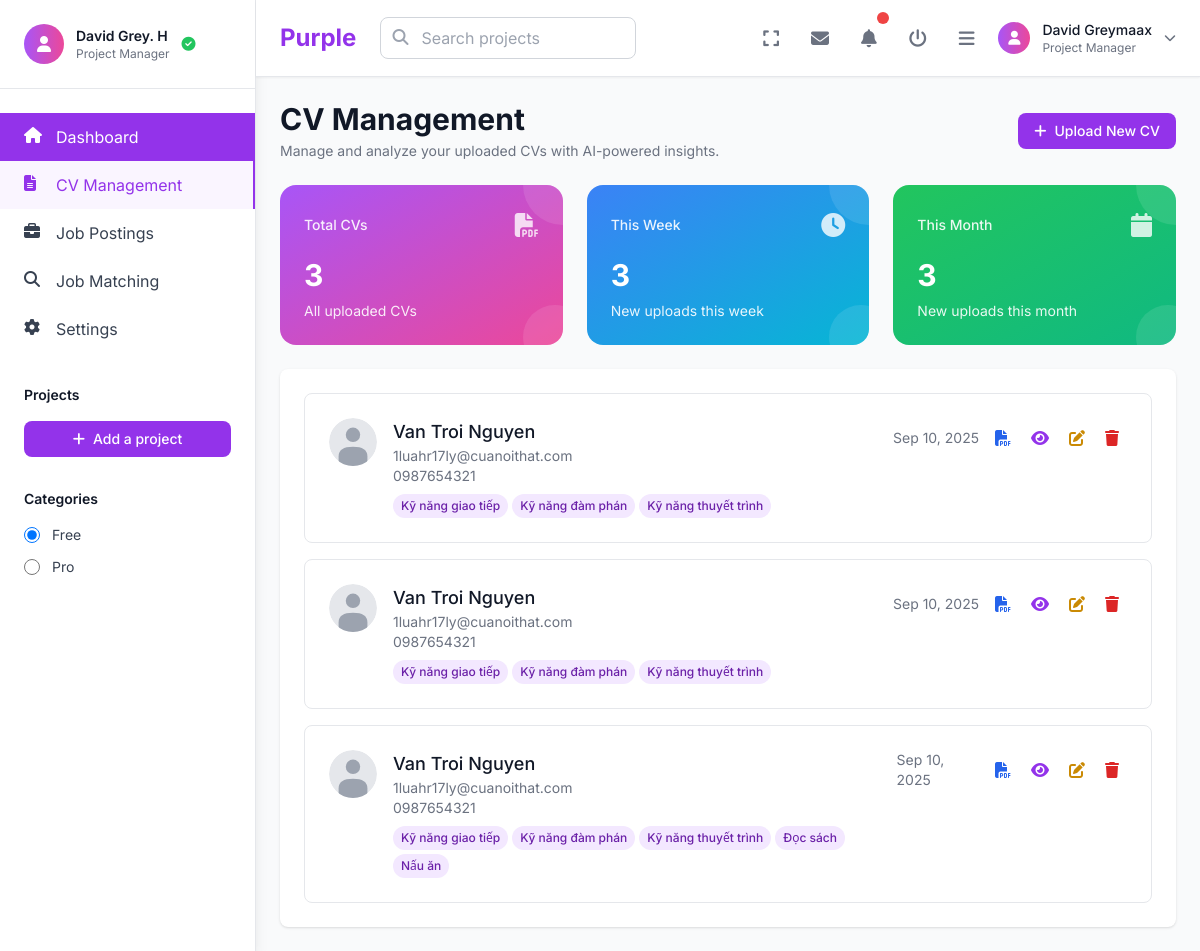
/cvs (signed in), run on the app's committed database.
### app.py (models this page shows)
class CV(db.Model):
    id = db.Column(db.Integer, primary_key=True)
    name = db.Column(db.String(100), nullable=False)
    email = db.Column(db.String(120))
    phone = db.Column(db.String(20))
    address = db.Column(db.Text)
    education = db.Column(db.Text)
    experience = db.Column(db.Text)
    skills = db.Column(db.Text)
    file_path = db.Column(db.String(200))
    avatar = db.Column(db.String(200))
    user_id = db.Column(db.Integer, db.ForeignKey('user.id'), nullable=True)
    created_at = db.Column(db.DateTime, default=lambda: datetime.now(timezone.utc))
    updated_at = db.Column(db.DateTime, default=lambda: datetime.now(timezone.utc), onupdate=lambda: datetime.now(timezone.utc))

### app.py (the view, shortened to what this page needs)
@app.route('/cvs')
@login_required
def cvs_index():
    page = request.args.get('page', 1, type=int)
    now = datetime.now(timezone.utc)
    week_start = now - timedelta(days=now.weekday())
    month_start = now.replace(day=1, hour=0, minute=0, second=0, microsecond=0)
    if current_user.is_admin:
        cvs = CV.query.order_by(CV.created_at.desc()).paginate(
            page=page, per_page=10, error_out=False
        )
        this_week_cvs = CV.query.filter(CV.created_at >= week_start).count()
        this_month_cvs = CV.query.filter(CV.created_at >= month_start).count()
    return render_template('cvs/index.html',
                         cvs=cvs,
                         this_week_cvs=this_week_cvs,
                         this_month_cvs=this_month_cvs)

### templates/cvs/index.html (shortened to what this page needs)
{% extends "layouts/base.html" %}
{% block content %}
<div class="space-y-6">
    <div class="md:flex md:items-center md:justify-between">
        <div class="flex-1 min-w-0">
            <h2 class="text-2xl font-bold leading-7 text-gray-900 sm:text-3xl sm:truncate">
                CV Management
            </h2>
            <p class="mt-1 text-sm text-gray-500">
                Manage and analyze your uploaded CVs with AI-powered insights.
            </p>
        </div>
        <div class="mt-4 flex md:mt-0 md:ml-4">
            <a href="{{ url_for('cvs_create') }}" class="bg-primary-600 hover:bg-primary-700 text-white px-4 py-2 rounded-lg text-sm font-medium transition-colors">
                <i class="fas fa-plus mr-2"></i>Upload New CV
            </a>
        </div>
    </div>
    <div class="grid grid-cols-1 gap-6 sm:grid-cols-3">
        <div class="relative overflow-hidden rounded-2xl p-6 bg-gradient-to-br from-purple-500 to-pink-500 text-white hover-lift">
            <div class="absolute top-0 right-0 w-20 h-20 bg-white bg-opacity-10 rounded-full -mr-10 -mt-10"></div>
            <div class="absolute bottom-0 right-0 w-16 h-16 bg-white bg-opacity-10 rounded-full -mr-6 -mb-6"></div>
            <div class="relative z-10">
                <div class="flex items-center justify-between mb-4">
                    <h3 class="text-sm font-medium text-white text-opacity-90">Total CVs</h3>
                    <i class="fas fa-file-pdf text-2xl text-white text-opacity-80"></i>
                </div>
                <div class="text-3xl font-bold text-white mb-2">{{ cvs.total }}</div>
                <div class="text-sm text-white text-opacity-90">
                    All uploaded CVs
                </div>
            </div>
        </div>
        <div class="relative overflow-hidden rounded-2xl p-6 bg-gradient-to-br from-blue-500 to-cyan-500 text-white hover-lift">
            <div class="absolute top-0 right-0 w-20 h-20 bg-white bg-opacity-10 rounded-full -mr-10 -mt-10"></div>
            <div class="absolute bottom-0 right-0 w-16 h-16 bg-white bg-opacity-10 rounded-full -mr-6 -mb-6"></div>
            <div class="relative z-10">
                <div class="flex items-center justify-between mb-4">
                    <h3 class="text-sm font-medium text-white text-opacity-90">This Week</h3>
                    <i class="fas fa-clock text-2xl text-white text-opacity-80"></i>
                </div>
                <div class="text-3xl font-bold text-white mb-2">{{ this_week_cvs }}</div>
                <div class="text-sm text-white text-opacity-90">
                    New uploads this week
                </div>
            </div>
        </div>
        <div class="relative overflow-hidden rounded-2xl p-6 bg-gradient-to-br from-green-500 to-emerald-500 text-white hover-lift">
            <div class="absolute top-0 right-0 w-20 h-20 bg-white bg-opacity-10 rounded-full -mr-10 -mt-10"></div>
            <div class="absolute bottom-0 right-0 w-16 h-16 bg-white bg-opacity-10 rounded-full -mr-6 -mb-6"></div>
            <div class="relative z-10">
                <div class="flex items-center justify-between mb-4">
                    <h3 class="text-sm font-medium text-white text-opacity-90">This Month</h3>
                    <i class="fas fa-calendar text-2xl text-white text-opacity-80"></i>
                </div>
                <div class="text-3xl font-bold text-white mb-2">{{ this_month_cvs }}</div>
                <div class="text-sm text-white text-opacity-90">
                    New uploads this month
                </div>
            </div>
        </div>
    </div>
    <div class="bg-white shadow rounded-lg">
        <div class="px-4 py-5 sm:p-6">
            {% if cvs %}
                <div class="space-y-4">
                    {% for cv in cvs %}
                    <div class="border border-gray-200 rounded-lg p-6 hover:shadow-md transition-shadow">
                        <div class="flex items-start justify-between">
                            <div class="flex items-start space-x-4">
                                <div class="flex-shrink-0">
                                    <img class="h-12 w-12 rounded-full" src="{{ url_for('static', filename='default-avatar.svg') }}" alt="{{ cv.name }}">
                                </div>
                                <div class="flex-1 min-w-0">
                                    <h3 class="text-lg font-medium text-gray-900">{{ cv.name or 'Unknown' }}</h3>
                                    <p class="text-sm text-gray-500">{{ cv.email or 'No email provided' }}</p>
                                    {% if cv.phone %}
                                        <p class="text-sm text-gray-500">{{ cv.phone }}</p>
                                    {% endif %}
                                    {% if cv.skills %}
                                        <div class="mt-2">
                                            <div class="flex flex-wrap gap-1">
                                                {% for skill in cv.skills.split(',')[:5] %}
                                                    <span class="inline-flex items-center px-2 py-1 rounded-full text-xs font-medium bg-primary-100 text-primary-800">
                                                        {{ skill.strip() }}
                                                    </span>
                                                {% endfor %}
                                            </div>
                                        </div>
                                    {% endif %}
                                </div>
                            </div>
                            <div class="flex items-center space-x-2">
                                <span class="text-sm text-gray-500">
                                    {{ cv.created_at.strftime('%b %d, %Y') }}
                                </span>
                                <div class="flex space-x-1">
                                    <a href="{{ url_for('cvs_view_pdf', cv_id=cv.id) }}"
                                       class="text-blue-600 hover:text-blue-900 p-2 rounded-lg hover:bg-blue-50 transition-colors"
                                       title="View PDF" target="_blank">
                                        <i class="fas fa-file-pdf"></i>
                                    </a>
                                    <a href="{{ url_for('cvs_show', cv_id=cv.id) }}"
                                       class="text-primary-600 hover:text-primary-900 p-2 rounded-lg hover:bg-primary-50 transition-colors"
                                       title="View Details">
                                        <i class="fas fa-eye"></i>
                                    </a>
                                    <a href="{{ url_for('cvs_edit', cv_id=cv.id) }}"
                                       class="text-yellow-600 hover:text-yellow-900 p-2 rounded-lg hover:bg-yellow-50 transition-colors"
                                       title="Edit">
                                        <i class="fas fa-edit"></i>
                                    </a>
                                    <a href="{{ url_for('cvs_delete', cv_id=cv.id) }}"
                                       class="text-red-600 hover:text-red-900 p-2 rounded-lg hover:bg-red-50 transition-colors"
                                       title="Delete"
                                       onclick="return confirm('Are you sure you want to delete this CV?')">
                                        <i class="fas fa-trash"></i>
                                    </a>
                                </div>
                            </div>
                        </div>
                    </div>
                    {% endfor %}
                </div>
            {% endif %}
        </div>
    </div>
</div>
{% endblock %}

### templates/layouts/base.html (shortened to what this page needs)
<!DOCTYPE html>
<html lang="en">
<head>
    <script src="https://cdn.tailwindcss.com"></script>
    <link rel="stylesheet" href="https://cdnjs.cloudflare.com/ajax/libs/font-awesome/6.4.0/css/all.min.css">
</head>
<body class="bg-gray-50 font-sans">
    <div class="min-h-screen flex">
        <div class="w-64 bg-white shadow-lg border-r border-gray-200">
            <div class="p-6 border-b border-gray-200">
                <div class="flex items-center space-x-3">
                    <div class="w-10 h-10 bg-gradient-to-r from-purple-500 to-pink-500 rounded-full flex items-center justify-center">
                        <i class="fas fa-user text-white"></i>
                    </div>
                    <div>
                        <h3 class="text-sm font-semibold text-gray-900">David Grey. H</h3>
                        <p class="text-xs text-gray-500">Project Manager</p>
                    </div>
                    <i class="fas fa-check-circle text-green-500 text-sm"></i>
                </div>
            </div>
            <nav class="mt-6">
                <a href="{{ url_for('dashboard') }}" class="flex items-center px-6 py-3 text-white bg-purple-600 hover:bg-purple-700 transition-colors duration-200 {{ 'bg-purple-600 text-white' if request.endpoint == 'dashboard' else 'text-gray-700 hover:bg-gray-50 hover:text-purple-600' }}">
                    <i class="fas fa-home w-5 h-5 mr-3"></i>
                    Dashboard
                </a>
                <a href="{{ url_for('cvs_index') }}" class="flex items-center px-6 py-3 text-gray-700 hover:bg-gray-50 hover:text-purple-600 transition-colors duration-200 {{ 'bg-purple-50 text-purple-600 border-r-2 border-purple-600' if request.endpoint and 'cvs' in request.endpoint else '' }}">
                    <i class="fas fa-file-alt w-5 h-5 mr-3"></i>
                    CV Management
                </a>
                <a href="{{ url_for('jobs_index') }}" class="flex items-center px-6 py-3 text-gray-700 hover:bg-gray-50 hover:text-purple-600 transition-colors duration-200 {{ 'bg-purple-50 text-purple-600 border-r-2 border-purple-600' if request.endpoint and 'jobs' in request.endpoint else '' }}">
                    <i class="fas fa-briefcase w-5 h-5 mr-3"></i>
                    Job Postings
                </a>
                <a href="{{ url_for('matching') }}" class="flex items-center px-6 py-3 text-gray-700 hover:bg-gray-50 hover:text-purple-600 transition-colors duration-200 {{ 'bg-purple-50 text-purple-600 border-r-2 border-purple-600' if request.endpoint == 'matching' else '' }}">
                    <i class="fas fa-search w-5 h-5 mr-3"></i>
                    Job Matching
                </a>
                <a href="{{ url_for('settings') }}" class="flex items-center px-6 py-3 text-gray-700 hover:bg-gray-50 hover:text-purple-600 transition-colors duration-200 {{ 'bg-purple-50 text-purple-600 border-r-2 border-purple-600' if request.endpoint == 'settings' else '' }}">
                    <i class="fas fa-cog w-5 h-5 mr-3"></i>
                    Settings
                </a>
            </nav>
            <div class="mt-8 px-6">
                <h4 class="text-sm font-semibold text-gray-900 mb-4">Projects</h4>
                <button class="w-full bg-purple-600 hover:bg-purple-700 text-white py-2 px-4 rounded-lg flex items-center justify-center space-x-2 transition-colors duration-200">
                    <i class="fas fa-plus text-sm"></i>
                    <span class="text-sm font-medium">Add a project</span>
                </button>
            </div>
            <div class="mt-8 px-6">
                <h4 class="text-sm font-semibold text-gray-900 mb-4">Categories</h4>
                <div class="space-y-3">
                    <label class="flex items-center space-x-3 cursor-pointer">
                        <input type="radio" name="category" value="free" class="w-4 h-4 text-purple-600 border-gray-300 focus:ring-purple-500" checked>
                        <span class="text-sm text-gray-700">Free</span>
                    </label>
                    <label class="flex items-center space-x-3 cursor-pointer">
                        <input type="radio" name="category" value="pro" class="w-4 h-4 text-purple-600 border-gray-300 focus:ring-purple-500">
                        <span class="text-sm text-gray-700">Pro</span>
                    </label>
                </div>
            </div>
        </div>
        <div class="flex-1 flex flex-col">
            <header class="bg-white shadow-sm border-b border-gray-200 px-6 py-4">
                <div class="flex items-center justify-between">
                    <div class="flex items-center space-x-6">
                        <h1 class="text-2xl font-bold text-purple-600">Purple</h1>
                        <div class="relative">
                            <input type="text" placeholder="Search projects"
                                   class="w-64 pl-10 pr-4 py-2 border border-gray-300 rounded-lg focus:ring-2 focus:ring-purple-500 focus:border-transparent">
                            <i class="fas fa-search absolute left-3 top-3 text-gray-400"></i>
                        </div>
                    </div>
                    <div class="flex items-center space-x-4">
                        <button class="p-2 text-gray-500 hover:text-gray-700 hover:bg-gray-100 rounded-lg">
                            <i class="fas fa-expand text-lg"></i>
                        </button>
                        <button class="p-2 text-gray-500 hover:text-gray-700 hover:bg-gray-100 rounded-lg">
                            <i class="fas fa-envelope text-lg"></i>
                        </button>
                        <button class="p-2 text-gray-500 hover:text-gray-700 hover:bg-gray-100 rounded-lg relative">
                            <i class="fas fa-bell text-lg"></i>
                            <span class="absolute -top-1 -right-1 w-3 h-3 bg-red-500 rounded-full"></span>
                        </button>
                        <button class="p-2 text-gray-500 hover:text-gray-700 hover:bg-gray-100 rounded-lg">
                            <i class="fas fa-power-off text-lg"></i>
                        </button>
                        <button class="p-2 text-gray-500 hover:text-gray-700 hover:bg-gray-100 rounded-lg">
                            <i class="fas fa-bars text-lg"></i>
                        </button>
                        <div class="flex items-center space-x-3">
                            <div class="w-8 h-8 bg-gradient-to-r from-purple-500 to-pink-500 rounded-full flex items-center justify-center">
                                <i class="fas fa-user text-white text-sm"></i>
                            </div>
                            <div>
                                <p class="text-sm font-medium text-gray-900">David Greymaax</p>
                                <p class="text-xs text-gray-500">Project Manager</p>
                            </div>
                            <i class="fas fa-chevron-down text-xs text-gray-500"></i>
                        </div>
                    </div>
                </div>
            </header>
            <main class="flex-1 p-6">
                {% block content %}{% endblock %}
            </main>
        </div>
    </div>
</body>
</html>

### data on the page
CV: name "Van Troi Nguyen", email "1luahr17ly@cuanoithat.com", phone "0987654321", strip "Kỹ năng giao tiếp" "Kỹ năng đàm phán" "Kỹ năng thuyết trình", created_at "Sep 10, 2025"
CV: name "Van Troi Nguyen", email "1luahr17ly@cuanoithat.com", phone "0987654321", strip "Kỹ năng giao tiếp" "Kỹ năng đàm phán" "Kỹ năng thuyết trình", created_at "Sep 10, 2025"
CV: name "Van Troi Nguyen", email "1luahr17ly@cuanoithat.com", phone "0987654321", strip "Kỹ năng giao tiếp" "Kỹ năng đàm phán" "Kỹ năng thuyết trình" "Đọc sách" "Nấu ăn", created_at "Sep 10, 2025"

### other printed values
{{ cvs.total }} "3"
{{ this_week_cvs }} "3"
{{ this_month_cvs }} "3"
